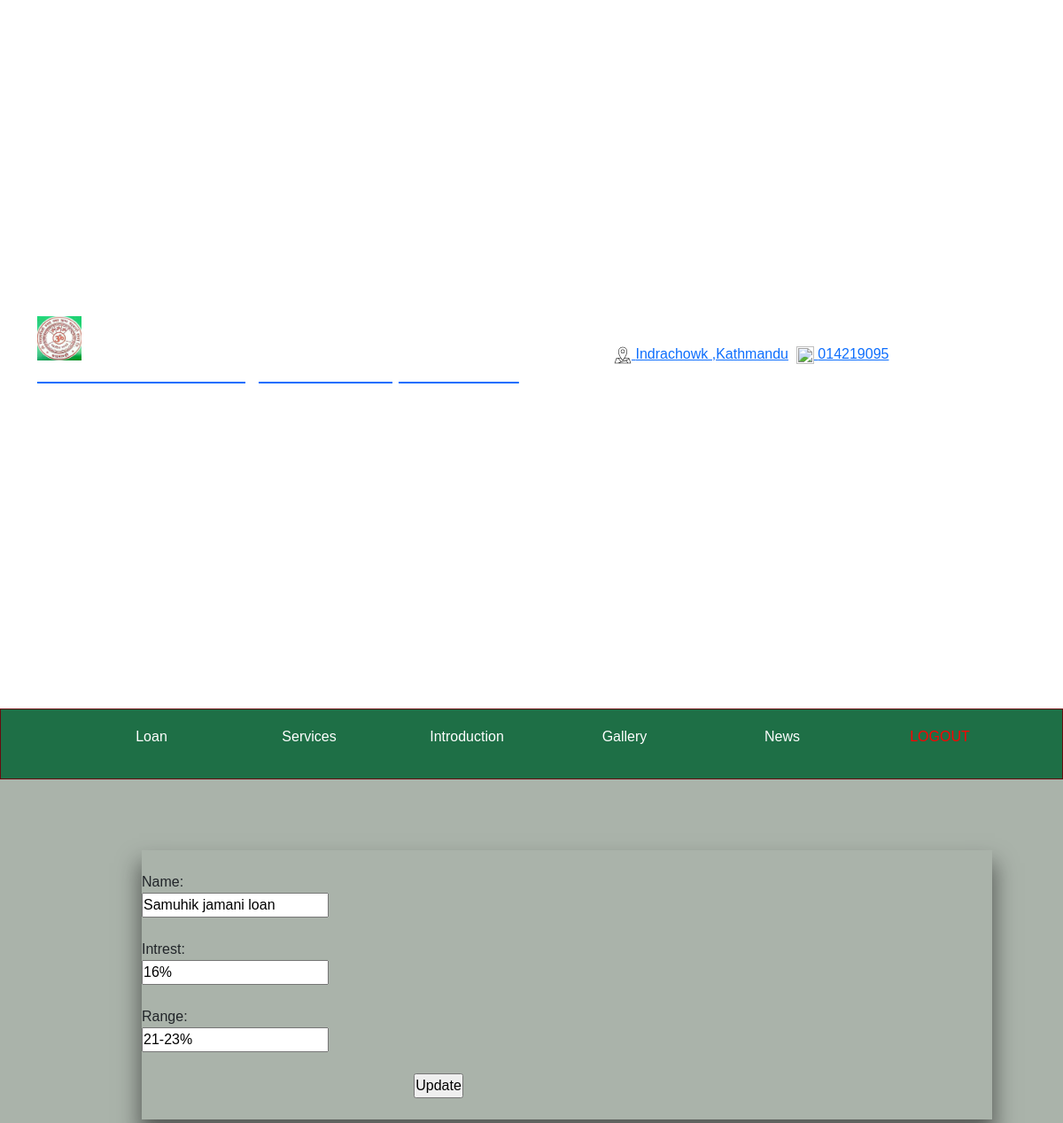
Page /loan_update_page.php?l_ID=1 (signed in) on the committed database.
### tables this page shows
CREATE TABLE `loan` (
  `l_ID` int(11) NOT NULL,
  `l_title` varchar(25) DEFAULT NULL,
  `intrest` varchar(10) DEFAULT NULL,
  `l_range` varchar(10) DEFAULT NULL
);

### loan_update_page.php (the view, shortened to what this page needs)
<?php
if(!isset($_SESSION['admin_id'])){
  header('location: admin_login.php');
}
else{
?>
<html>
    <head>
        <link href="https://cdn.jsdelivr.net/npm/bootstrap@5.1.1/dist/css/bootstrap.min.css" rel="stylesheet">
	<link rel="stylesheet" href="css/style.css">
</head>
<body>
    <?php include('portion/menu_admin.php'); ?>
    <?php
    $i = $_GET['l_ID'];
$con = mysqli_connect('localhost','root','') or die(mysqli_error($con));
mysqli_select_db($con,'finance') or die(mysqli_error($con));
$query = "SELECT * FROM loan where l_ID =$i";
$result = mysqli_query($con,$query)or die(mysqli_error($con));
$arr=mysqli_fetch_array($result,MYSQLI_ASSOC);
?>
<div class="about-sec-ab">
<form method="POST" action="core/loan_update_process.php">
        <div class="login-user"><input type="hidden" name="l_ID" value="<?php echo $arr['l_ID']?>"></div><br>
        Name:<br><div class="login-user"><input type="text" name="l_title" value="<?php echo $arr['l_title']?>"></div><br>
        Intrest: <br><div class="login-user"><input type="text" name="intrest" value="<?php echo $arr['intrest']?>"></div><br>
        Range:<br><div class="login-user"><input type="text" name="l_range" value="<?php echo $arr['l_range']?>"></div><br>
        <input type="submit" name="btn_post_return" value="Update" style="margin-left: 32%;"><br><br>
      </form>
 </div>
</body>
</html>
<?php
}
?>

### css/style.css (style rules this page uses)
* { padding: 0; margin: 0; }
body { background-color:#aab3aa ; box-sizing: border-box; font-family: sans-serif; }
.about-sec-ab { margin-top: 10vh; margin-left: 20vh; margin-bottom: 20vh; border: 1px black; width: 80%; -webkit-box-shadow: 0px 17px 23px 3px rgba(26,25,25,0.55); -moz-box-shadow: 0px 17px 23px 3px rgba(26,25,25,0.55); box-shadow: 0px 17px 23px 3px rgba(26,25,25,0.55); }

### rows in the picture
loan: l_title "Samuhik jamani loan", intrest "16%", l_range "21-23%"
